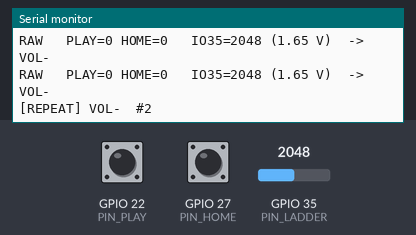
Bench run of a sketch on a simulated ESP32. On the bench: the last lines printed to the serial monitor. The inputs (shaded band) are chosen by the test bench; at power-on: GPIO 35 (PIN_LADDER) = 2048, GPIO 22 (PIN_PLAY) HIGH, GPIO 27 (PIN_HOME) HIGH.

Above: at 1.6 s.
1.7 s: GPIO 35 (PIN_LADDER) set to 2866
At 2.65 s:
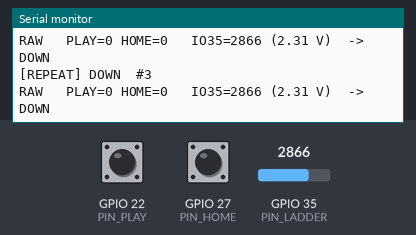
3.2 s: GPIO 22 (PIN_PLAY) pulled LOW for 0.15 s
At 3.84 s:
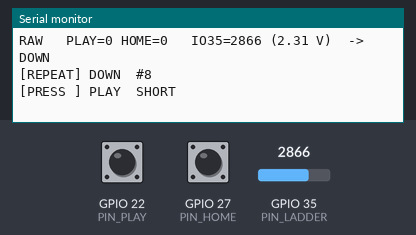
4.8 s: GPIO 27 (PIN_HOME) pulled LOW for 0.15 s
At 4.94 s:
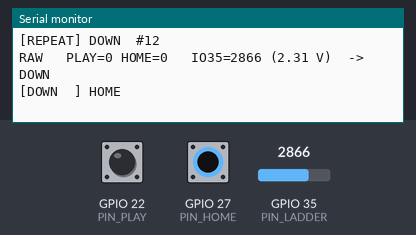
6.4 s: GPIO 22 (PIN_PLAY) pulled LOW for 1 s
At 6.71 s:
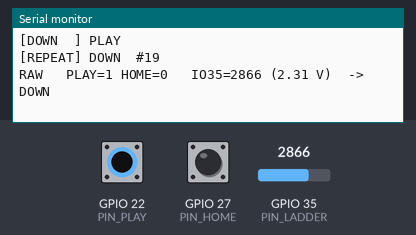
8.9 s: GPIO 27 (PIN_HOME) pulled LOW for 1 s
At 9.94 s:
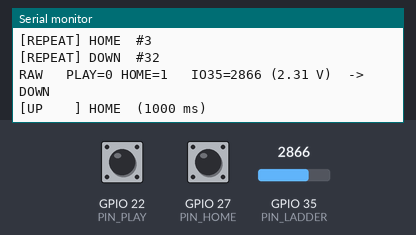
11.4 s: GPIO 35 (PIN_LADDER) set to 3603
At 11.62 s:
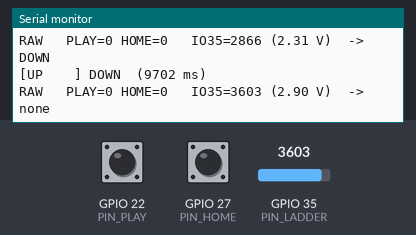
Timing chart, 0 to 13.9 s (numbered marks = the images above; inputs shaded):
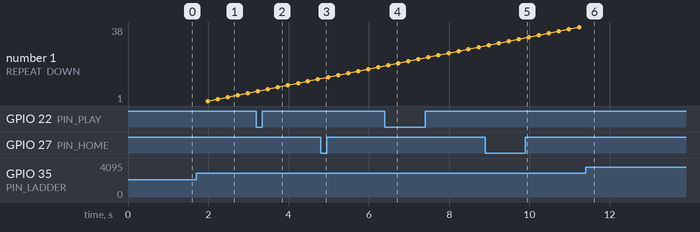

The sketch:

Phase2_Buttons.ino
```cpp
/**********************************************************************
 * Phase 2 — BUTTONS (iPod project on ESP32-2432S028 "CYD")
 * Arduino-ESP32 core 2.0.17
 *
 * WHAT THIS SKETCH DOES
 *   1. Prints a RAW line ~5x per second: PLAY/HOME states + IO35 ADC.
 *   2. Decodes all 7 buttons with PRELIMINARY thresholds and prints
 *      events: DOWN / UP / HOLD / REPEAT / SHORT / DOUBLE / TRIPLE.
 *   3. First session = calibration: press each button one at a time,
 *      note the RAW IO35 numbers, report them back, and we lock the
 *      final thresholds into the constants at the top of this file.
 *
 * WIRING (project brief §3.3)
 *   CN1 socket (GND, IO22, IO27, 3V3) -> breadboard rails
 *   P3 socket : IO35 -> breadboard (ladder wiper line)
 *
 *   PLAY (btn 1): IO22 -> button -> GND   (internal pull-up, LOW = pressed)
 *   HOME (btn 3): IO27 -> button -> GND   (internal pull-up, LOW = pressed)
 *
 *   Ladder on IO35 (input-only pin! ladder provides its own pull-up):
 *      3V3 --1k-- A --1k-- B --1k-- C --1k-- D
 *      BACK : IO35 - btn - GND (point G)  ~0.00 V -> ADC ~0
 *      VOL+ : IO35 - btn - A (1k from 3V3)~1.10 V -> ADC ~1365
 *      VOL- : IO35 - btn - B (2k)         ~1.65 V -> ADC ~2048
 *      UP   : IO35 - btn - C (3k)         ~1.98 V -> ADC ~2460
 *      DOWN : IO35 - btn - D (4k)         ~2.20 V -> ADC ~2730
 *      none : pulled up to 3V3 via the 2k ~3.3  V -> ADC ~4095
 *   Buttons are 4-leg tactiles: wire across two DIAGONAL legs.
 **********************************************************************/

// ---------------- pins ----------------
const uint8_t PIN_PLAY   = 22;   // PLAY / PAUSE / SELECT
const uint8_t PIN_HOME   = 27;   // HOME
const uint8_t PIN_LADDER = 35;   // 5 buttons through the resistor ladder (ADC1)

// ------- ladder thresholds, 12-bit ADC (0..4095), PRELIMINARY -------
// Wide bands with safety gaps between them; we calibrate these from
// the RAW numbers you report.
const int TH_BACK_HI   =  250;   // BACK   : below this        (~0 V)
const int TH_VOLP_LO   =  700;   // VOL+   : 700 .. 1700      (~1.10 V)
const int TH_VOLP_HI   = 1700;
const int TH_VOLM_LO   = 1800;   // VOL-   : 1800 .. 2250     (~1.65 V)
const int TH_VOLM_HI   = 2250;
const int TH_UP_LO     = 2350;   // UP     : 2350 .. 2595     (~1.98 V)
const int TH_UP_HI     = 2595;
const int TH_DOWN_LO   = 2625;   // DOWN   : 2625 .. 2950     (~2.20 V)
const int TH_DOWN_HI   = 2950;
const int TH_IDLE_LO   = 3500;   // nothing pressed: above this (~3.3 V)

// ---------------- timing ----------------
const uint16_t DEBOUNCE_MS   = 30;    // raw reading must be stable this long
const uint16_t HOLD_MS       = 500;   // held this long -> HOLD (+repeat)
const uint16_t REPEAT_MS     = 250;   // HOLD auto-repeat interval
const uint16_t TAP_MAX_MS    = 400;   // press shorter than this counts as a tap
const uint16_t TAP_WINDOW_MS = 450;   // gap allowed between taps (triple press)
const uint16_t TICK_MS       = 5;     // engine tick
const uint16_t RAW_PRINT_MS  = 200;   // RAW line interval

// ---------------- button ids ----------------
enum BtnId : uint8_t {
  B_NONE = 0, B_PLAY, B_HOME, B_BACK, B_VOLP, B_VOLM, B_UP, B_DOWN, B_UNKNOWN
};
const char* const BTN_NAME[] = {
  "none", "PLAY", "HOME", "BACK", "VOL+", "VOL-", "UP", "DOWN", "??"
};

// ---------------- per-button state ----------------
struct BtnState {
  bool     lastRaw;      // last raw pressed/not reading
  bool     committed;    // debounced state
  uint32_t changedAt;    // when the raw reading last changed
  uint32_t pressAt;      // when the committed press started
  bool     holdAnnounced;
  uint32_t nextRepeat;
  uint16_t repeatCount;
  uint8_t  taps;         // tap counter
  bool     tapPending;   // waiting out the tap window before announcing
  uint32_t tapDeadline;
};
BtnState st[8];          // indexed by BtnId 1..7

BtnId  g_ladder = B_NONE;   // decoded ladder result for this tick
int    g_adc    = 0;
uint32_t g_nextRawPrint = 0;

// ------------------------------------------------------------------
BtnId decodeLadder(int a)
{
  if (a >= TH_IDLE_LO) return B_NONE;
  if (a <  TH_BACK_HI) return B_BACK;
  if (a >= TH_VOLP_LO && a < TH_VOLP_HI) return B_VOLP;
  if (a >= TH_VOLM_LO && a < TH_VOLM_HI) return B_VOLM;
  if (a >= TH_UP_LO   && a < TH_UP_HI)   return B_UP;
  if (a >= TH_DOWN_LO && a < TH_DOWN_HI) return B_DOWN;
  return B_UNKNOWN;                       // in a gap between bands
}

// ------------------------------------------------------------------
bool rawPressed(BtnId id)
{
  switch (id) {
    case B_PLAY: return digitalRead(PIN_PLAY) == LOW;   // active LOW
    case B_HOME: return digitalRead(PIN_HOME) == LOW;   // active LOW
    case B_BACK: return g_ladder == B_BACK;
    case B_VOLP: return g_ladder == B_VOLP;
    case B_VOLM: return g_ladder == B_VOLM;
    case B_UP:   return g_ladder == B_UP;
    case B_DOWN: return g_ladder == B_DOWN;
    default:     return false;
  }
}

// ------------------------------------------------------------------
void announceTapCount(BtnId id, uint8_t n)
{
  if (n == 1)      Serial.printf("[PRESS ] %s  SHORT\n",  BTN_NAME[id]);
  else if (n == 2) Serial.printf("[PRESS ] %s  DOUBLE\n", BTN_NAME[id]);
  else             Serial.printf("[PRESS ] %s  TRIPLE\n", BTN_NAME[id]);
}

// ------------------------------------------------------------------
void commit(BtnId id, bool pressed)
{
  BtnState &b = st[id];
  b.committed = pressed;

  if (pressed) {
    Serial.printf("[DOWN  ] %s\n", BTN_NAME[id]);
    b.pressAt       = millis();
    b.holdAnnounced = false;
    b.repeatCount   = 0;
    b.nextRepeat    = 0;
  } else {
    uint32_t dur = millis() - b.pressAt;
    Serial.printf("[UP    ] %s  (%lu ms)\n", BTN_NAME[id], (unsigned long)dur);

    if (!b.holdAnnounced && dur <= TAP_MAX_MS) {
      b.taps++;
      if (b.taps >= 3) {                       // triple = announce immediately
        announceTapCount(id, 3);
        b.taps = 0;
        b.tapPending = false;
      } else {
        b.tapPending  = true;
        b.tapDeadline = millis() + TAP_WINDOW_MS;
      }
    } else {
      b.taps       = 0;                        // a hold resets the tap counter
      b.tapPending = false;
    }
  }
}

// ------------------------------------------------------------------
void runButtonEngine()
{
  uint32_t now = millis();

  for (uint8_t id = 1; id <= 7; id++) {
    BtnState &b = st[id];
    bool raw = rawPressed((BtnId)id);

    if (raw != b.lastRaw) {                    // raw edge -> restart stability timer
      b.lastRaw  = raw;
      b.changedAt = now;
    }
    if (raw != b.committed && (now - b.changedAt) >= DEBOUNCE_MS) {
      commit((BtnId)id, raw);                  // stable long enough -> commit
    }

    if (b.committed) {                         // HOLD + auto-repeat
      if (!b.holdAnnounced && (now - b.pressAt) >= HOLD_MS) {
        b.holdAnnounced = true;
        b.repeatCount   = 0;
        b.nextRepeat    = now + REPEAT_MS;
        Serial.printf("[HOLD  ] %s  (repeats every %u ms)\n", BTN_NAME[id], REPEAT_MS);
      }
      if (b.holdAnnounced && (int32_t)(now - b.nextRepeat) >= 0) {
        b.repeatCount++;
        b.nextRepeat += REPEAT_MS;
        Serial.printf("[REPEAT] %s  #%u\n", BTN_NAME[id], b.repeatCount);
      }
    }

    if (b.tapPending && (int32_t)(now - b.tapDeadline) >= 0) {
      announceTapCount((BtnId)id, b.taps);     // window closed -> 1 or 2 taps
      b.taps       = 0;
      b.tapPending = false;
    }
  }
}

// ------------------------------------------------------------------
void setup()
{
  Serial.begin(115200);
  delay(400);

  pinMode(PIN_PLAY,   INPUT_PULLUP);
  pinMode(PIN_HOME,   INPUT_PULLUP);
  pinMode(PIN_LADDER, INPUT);          // input-only pin, external 2k pull-up
  analogSetAttenuation(ADC_11db);      // full 0..3.3 V range

  Serial.println();
  Serial.println("==================================================");
  Serial.println("  PHASE 2 - BUTTON TEST  (CYD, core 2.0.17)");
  Serial.println("==================================================");
  Serial.println("Press each button ONE at a time and watch both the");
  Serial.println("RAW lines and the [EVENT] lines.");
  Serial.println();
  Serial.println("Expected IO35 raw values (calibration reference):");
  Serial.println("  nothing pressed : ~4000-4095");
  Serial.println("  BACK            : ~0-100");
  Serial.println("  VOL+            : ~1250-1500");
  Serial.println("  VOL-            : ~1900-2200");
  Serial.println("  UP              : ~2350-2600");
  Serial.println("  DOWN            : ~2600-2850");
  Serial.println();
  Serial.println("Write down what YOU actually get for each button");
  Serial.println("(the middle of the numbers you see) - we use those");
  Serial.println("as the final thresholds.");
  Serial.println("Note: IO22/IO27 show 1 = released, 0 = pressed.");
  Serial.println("==================================================");
  Serial.println();
}

// ------------------------------------------------------------------
void loop()
{
  uint32_t now = millis();

  g_adc    = analogRead(PIN_LADDER);
  g_ladder = decodeLadder(g_adc);

  runButtonEngine();

  if ((int32_t)(now - g_nextRawPrint) >= 0) {
    g_nextRawPrint = now + RAW_PRINT_MS;
    Serial.printf("RAW   PLAY=%d HOME=%d   IO35=%4d (%.2f V)  ->  %s\n",
                  digitalRead(PIN_PLAY) == LOW ? 1 : 0,
                  digitalRead(PIN_HOME) == LOW ? 1 : 0,
                  g_adc,
                  g_adc * 3.3f / 4095.0f,
                  BTN_NAME[g_ladder]);
  }

  delay(TICK_MS);
}
```

Measured:
- after the input at 1.7 s, the serial monitor: prints a new line at once (image 1)
- after the input at 3.2 s, the serial monitor: prints a new line at once (image 2)
- after the input at 4.8 s, the serial monitor: prints a new line at once (image 3)
- after the input at 6.4 s, the serial monitor: prints a new line at once (image 4)
- after the input at 8.9 s, the serial monitor: prints a new line at once (image 5)
- after the input at 11.4 s, the serial monitor: prints a new line at once (image 6)
